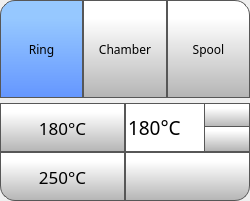
    <widget class="QWidget" name="unifiedTempControlWidget">
     <property name="geometry">
      <rect>
       <x>530</x>
       <y>130</y>
       <width>250</width>
       <height>201</height>
      </rect>
     </property>
     <layout class="QVBoxLayout" name="unifiedTempLayout">
      <property name="spacing">
       <number>5</number>
      </property>
      <property name="leftMargin">
       <number>0</number>
      </property>
      <property name="topMargin">
       <number>0</number>
      </property>
      <property name="rightMargin">
       <number>0</number>
      </property>
      <property name="bottomMargin">
       <number>0</number>
      </property>
      <item>
       <layout class="QHBoxLayout" name="heaterSelectionLayout">
        <property name="spacing">
         <number>0</number>
        </property>
        <item>
         <widget class="QPushButton" name="ringSelectButton">
          <property name="sizePolicy">
           <sizepolicy hsizetype="Expanding" vsizetype="Expanding">
            <horstretch>0</horstretch>
            <verstretch>0</verstretch>
           </sizepolicy>
          </property>
          <property name="minimumSize">
           <size>
            <width>0</width>
            <height>50</height>
           </size>
          </property>
          <property name="font">
           <font>
            <family>Gotham</family>
            <pointsize>9</pointsize>
           </font>
          </property>
          <property name="styleSheet">
           <string notr="true">QPushButton {
     border: 1px solid rgb(87, 87, 87);
	background-color: qlineargradient(spread:pad, x1:0, y1:1, x2:0, y2:0.188, stop:0 rgba(180, 180, 180, 255), stop:1 rgba(255, 255, 255, 255));
	border-top-left-radius: 15px;
}

QPushButton:checked {
	background-color: qlineargradient(spread:pad, x1:0, y1:1, x2:0, y2:0.188, stop:0 rgba(100, 150, 255, 255), stop:1 rgba(150, 200, 255, 255));
}

QPushButton:pressed {
    background-color: qlineargradient(x1: 0, y1: 0, x2: 0, y2: 1,
                                      stop: 0 #dadbde, stop: 1 #f6f7fa);
}

QPushButton:focus {
	outline: none;
}</string>
          </property>
          <property name="text">
           <string>Ring</string>
          </property>
          <property name="icon">
           <iconset resource="../resources/resource.qrc">
            <normaloff>:/Icons/img/icons/heaterRing.png</normaloff>:/Icons/img/icons/heaterRing.png</iconset>
          </property>
          <property name="iconSize">
           <size>
            <width>30</width>
            <height>30</height>
           </size>
          </property>
          <property name="checkable">
           <bool>true</bool>
          </property>
          <property name="checked">
           <bool>true</bool>
          </property>
         </widget>
        </item>
        <item>
         <widget class="QPushButton" name="chamberSelectButton">
          <property name="sizePolicy">
           <sizepolicy hsizetype="Expanding" vsizetype="Expanding">
            <horstretch>0</horstretch>
            <verstretch>0</verstretch>
           </sizepolicy>
          </property>
          <property name="minimumSize">
           <size>
            <width>0</width>
            <height>50</height>
           </size>
          </property>
          <property name="font">
           <font>
            <family>Gotham</family>
            <pointsize>9</pointsize>
           </font>
          </property>
          <property name="styleSheet">
           <string notr="true">QPushButton {
     border: 1px solid rgb(87, 87, 87);
	background-color: qlineargradient(spread:pad, x1:0, y1:1, x2:0, y2:0.188, stop:0 rgba(180, 180, 180, 255), stop:1 rgba(255, 255, 255, 255));
}

QPushButton:checked {
	background-color: qlineargradient(spread:pad, x1:0, y1:1, x2:0, y2:0.188, stop:0 rgba(100, 150, 255, 255), stop:1 rgba(150, 200, 255, 255));
}

QPushButton:pressed {
    background-color: qlineargradient(x1: 0, y1: 0, x2: 0, y2: 1,
                                      stop: 0 #dadbde, stop: 1 #f6f7fa);
}

QPushButton:focus {
	outline: none;
}</string>
          </property>
          <property name="text">
           <string>Chamber</string>
          </property>
          <property name="icon">
           <iconset resource="../resources/resource.qrc">
            <normaloff>:/Icons/img/icons/chamberHeatIcon.png</normaloff>:/Icons/img/icons/chamberHeatIcon.png</iconset>
          </property>
          <property name="iconSize">
           <size>
            <width>30</width>
            <height>30</height>
           </size>
          </property>
          <property name="checkable">
           <bool>true</bool>
          </property>
         </widget>
        </item>
        <item>
         <widget class="QPushButton" name="spoolSelectButton">
          <property name="sizePolicy">
           <sizepolicy hsizetype="Expanding" vsizetype="Expanding">
            <horstretch>0</horstretch>
            <verstretch>0</verstretch>
           </sizepolicy>
          </property>
          <property name="minimumSize">
           <size>
            <width>0</width>
            <height>50</height>
           </size>
          </property>
          <property name="font">
           <font>
            <family>Gotham</family>
            <pointsize>9</pointsize>
           </font>
          </property>
          <property name="styleSheet">
           <string notr="true">QPushButton {
     border: 1px solid rgb(87, 87, 87);
	background-color: qlineargradient(spread:pad, x1:0, y1:1, x2:0, y2:0.188, stop:0 rgba(180, 180, 180, 255), stop:1 rgba(255, 255, 255, 255));
	border-top-right-radius: 15px;
}

QPushButton:checked {
	background-color: qlineargradient(spread:pad, x1:0, y1:1, x2:0, y2:0.188, stop:0 rgba(100, 150, 255, 255), stop:1 rgba(150, 200, 255, 255));
}

QPushButton:pressed {
    background-color: qlineargradient(x1: 0, y1: 0, x2: 0, y2: 1,
                                      stop: 0 #dadbde, stop: 1 #f6f7fa);
}

QPushButton:focus {
	outline: none;
}</string>
          </property>
          <property name="text">
           <string>Spool</string>
          </property>
          <property name="icon">
           <iconset resource="../resources/resource.qrc">
            <normaloff>:/Icons/img/icons/spoolHeating.png</normaloff>:/Icons/img/icons/spoolHeating.png</iconset>
          </property>
          <property name="iconSize">
           <size>
            <width>30</width>
            <height>30</height>
           </size>
          </property>
          <property name="checkable">
           <bool>true</bool>
          </property>
         </widget>
        </item>
       </layout>
      </item>
      <item>
       <layout class="QHBoxLayout" name="presetAndTempLayout">
        <property name="spacing">
         <number>0</number>
        </property>
        <item>
         <layout class="QVBoxLayout" name="presetButtonsLayout">
          <property name="spacing">
           <number>0</number>
          </property>
          <item>
           <widget class="QPushButton" name="preset1Button">
            <property name="sizePolicy">
             <sizepolicy hsizetype="Expanding" vsizetype="Expanding">
              <horstretch>0</horstretch>
              <verstretch>0</verstretch>
             </sizepolicy>
            </property>
            <property name="font">
             <font>
              <family>Gotham</family>
              <pointsize>13</pointsize>
             </font>
            </property>
            <property name="styleSheet">
             <string notr="true">QPushButton {
     border: 1px solid rgb(87, 87, 87);
	background-color: qlineargradient(spread:pad, x1:0, y1:1, x2:0, y2:0.188, stop:0 rgba(180, 180, 180, 255), stop:1 rgba(255, 255, 255, 255));
}

QPushButton:pressed {
    background-color: qlineargradient(x1: 0, y1: 0, x2: 0, y2: 1,
                                      stop: 0 #dadbde, stop: 1 #f6f7fa);
}

QPushButton:focus {
	outline: none;
}</string>
            </property>
            <property name="text">
             <string>180°C</string>
            </property>
           </widget>
          </item>
          <item>
           <widget class="QPushButton" name="preset2Button">
            <property name="sizePolicy">
             <sizepolicy hsizetype="Expanding" vsizetype="Expanding">
              <horstretch>0</horstretch>
              <verstretch>0</verstretch>
             </sizepolicy>
            </property>
            <property name="font">
             <font>
              <family>Gotham</family>
              <pointsize>13</pointsize>
             </font>
            </property>
            <property name="styleSheet">
             <string notr="true">QPushButton {
     border: 1px solid rgb(87, 87, 87);
	background-color: qlineargradient(spread:pad, x1:0, y1:1, x2:0, y2:0.188, stop:0 rgba(180, 180, 180, 255), stop:1 rgba(255, 255, 255, 255));
border-bottom-left-radius: 15px;
}

QPushButton:pressed {
    background-color: qlineargradient(x1: 0, y1: 0, x2: 0, y2: 1,
                                      stop: 0 #dadbde, stop: 1 #f6f7fa);
}

QPushButton:focus {
	outline: none;
}</string>
            </property>
            <property name="text">
             <string>250°C</string>
            </property>
           </widget>
          </item>
         </layout>
        </item>
        <item>
         <layout class="QVBoxLayout" name="tempInputLayout">
          <property name="spacing">
           <number>0</number>
          </property>
          <item>
           <widget class="QSpinBox" name="universalTempSpinBox">
            <property name="sizePolicy">
             <sizepolicy hsizetype="Expanding" vsizetype="Expanding">
              <horstretch>0</horstretch>
              <verstretch>0</verstretch>
             </sizepolicy>
            </property>
            <property name="font">
             <font>
              <family>Gotham</family>
              <pointsize>14</pointsize>
             </font>
            </property>
            <property name="styleSheet">
             <string notr="true">QSpinBox {
qproperty-alignment: 'AlignVCenter | AlignHCenter';
border: 1px solid rgb(87, 87, 87);
	background-color: rgb(255, 255, 255);
}

QSpinBox ::text {
	background-color: rgb(255, 146, 57);
}

QSpinBox ::text:selected {
	background-color: rgb(255, 146, 57);
}

QSpinBox::up-button {
    border-left: 1px solid rgb(87, 87, 87);
border-bottom: 1px solid rgb(87, 87, 87);
    min-width: 45px;
	background-color: qlineargradient(spread:pad, x1:0, y1:1, x2:0, y2:0.188, stop:0 rgba(180, 180, 180, 255), stop:1 rgba(255, 255, 255, 255));
}

QSpinBox::up-arrow { image: url(:/Navigation/img/Navigation/arrows.png);
    width: 20px;
     height: 20px;
padding: 3px; 
}

QSpinBox::up-button:pressed {
    background-color: qlineargradient(x1: 0, y1: 0, x2: 0, y2: 1,
                                      stop: 0 #dadbde, stop: 1 #f6f7fa);
}

QSpinBox::down-button {
    border-left: 1px solid rgb(87, 87, 87);
border-top: 1px solid rgb(87, 87, 87);
    min-width: 45px;
	background-color: qlineargradient(spread:pad, x1:0, y1:1, x2:0, y2:0.188, stop:0 rgba(180, 180, 180, 255), stop:1 rgba(255, 255, 255, 255));
margin-top: -2px;
}

QSpinBox::down-arrow {image: url(:/Navigation/img/Navigation/arrows-5.png);
    width: 20px;
     height: 20px;
padding: 3px;
}

QSpinBox::down-button:pressed {
    background-color: qlineargradient(x1: 0, y1: 0, x2: 0, y2: 1,
                                      stop: 0 #dadbde, stop: 1 #f6f7fa);
}</string>
            </property>
            <property name="frame">
             <bool>false</bool>
            </property>
            <property name="buttonSymbols">
             <enum>QAbstractSpinBox::UpDownArrows</enum>
            </property>
            <property name="suffix">
             <string>°C</string>
            </property>
            <property name="maximum">
             <number>300</number>
            </property>
            <property name="singleStep">
             <number>5</number>
            </property>
            <property name="value">
             <number>180</number>
            </property>
           </widget>
          </item>
          <item>
           <widget class="QPushButton" name="setUniversalTempButton">
            <property name="sizePolicy">
             <sizepolicy hsizetype="Expanding" vsizetype="Expanding">
              <horstretch>0</horstretch>
              <verstretch>0</verstretch>
             </sizepolicy>
            </property>
            <property name="font">
             <font>
              <family>Gotham</family>
              <pointsize>11</pointsize>
             </font>
            </property>
            <property name="styleSheet">
             <string notr="true">QPushButton {
     border: 1px solid rgb(87, 87, 87);
	background-color: qlineargradient(spread:pad, x1:0, y1:1, x2:0, y2:0.188, stop:0 rgba(180, 180, 180, 255), stop:1 rgba(255, 255, 255, 255));
border-bottom-right-radius: 15px;
}

QPushButton:pressed {
    background-color: qlineargradient(x1: 0, y1: 0, x2: 0, y2: 1,
                                      stop: 0 #dadbde, stop: 1 #f6f7fa);
}

QPushButton:focus {
	outline: none;
}</string>
            </property>
            <property name="text">
             <string/>
            </property>
            <property name="icon">
             <iconset resource="../resources/resource.qrc">
              <normaloff>:/Icons/img/icons/verification-mark.png</normaloff>:/Icons/img/icons/verification-mark.png</iconset>
            </property>
            <property name="iconSize">
             <size>
              <width>25</width>
              <height>25</height>
             </size>
            </property>
           </widget>
          </item>
         </layout>
        </item>
       </layout>
      </item>
     </layout>
    </widget>
